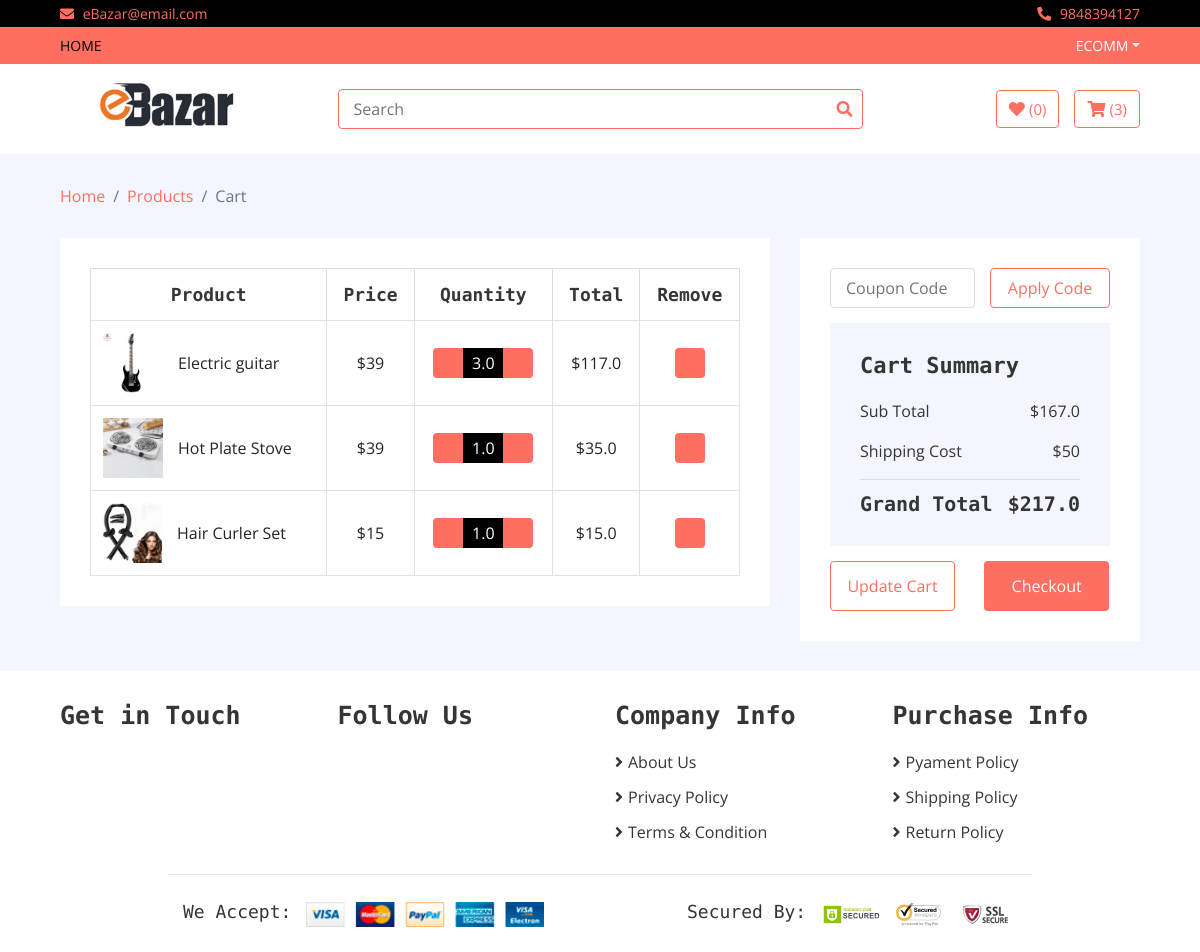
Before: /my_cart (signed in) with the older database file.
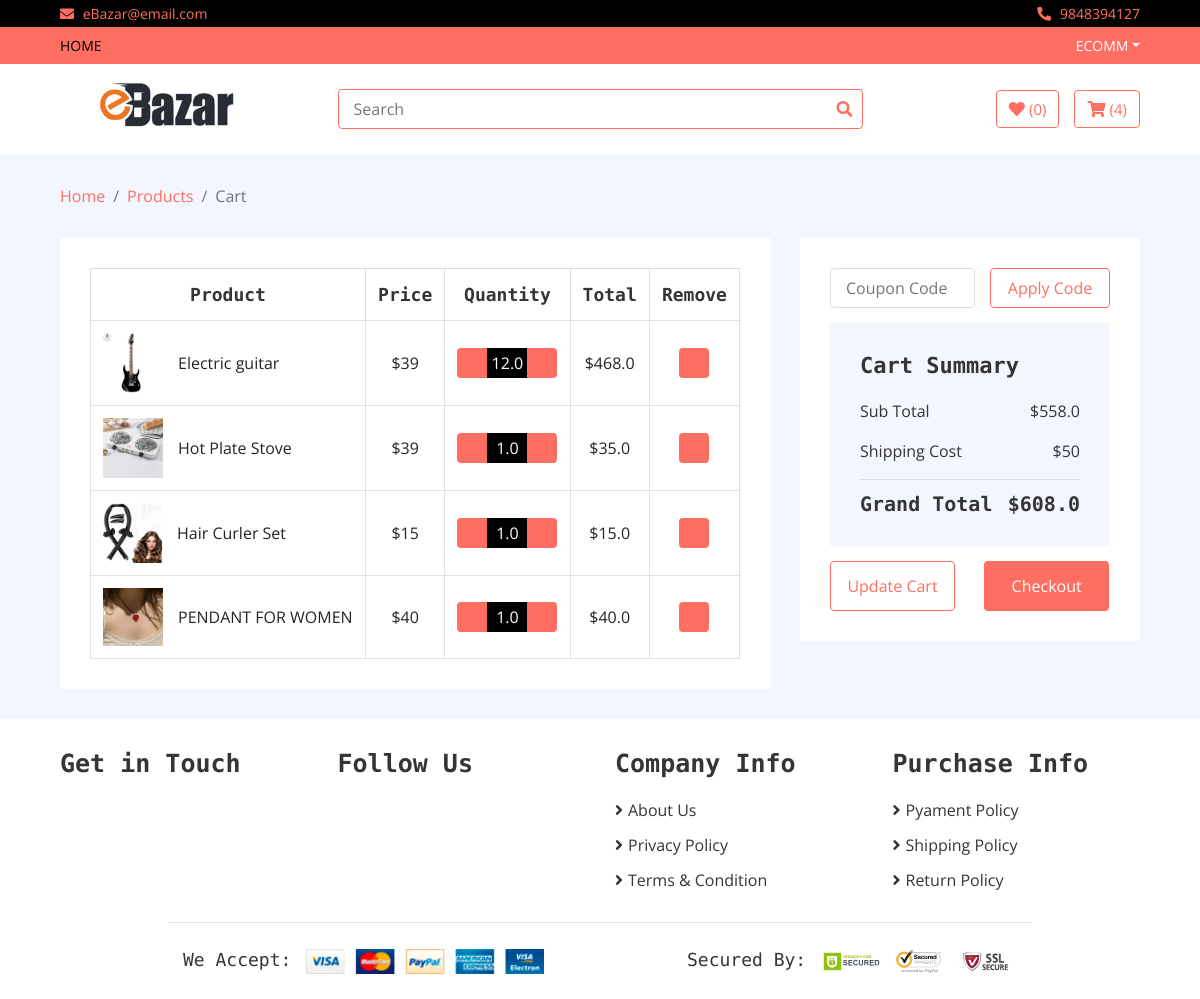
After: the same page with the newer database file.
### home/models.py (models this page shows, shortened)
class Cart(models.Model):
    username = models.CharField(max_length=300)
    slug = models.CharField(max_length=500)
    item = models.ForeignKey(product,on_delete=models.CASCADE)
    quantity = models.FloatField(default = 1)
    checkout = models.BooleanField(default = False)
    total = models.FloatField()
    date = models.DateTimeField(auto_now_add=True)

class product(models.Model):
    name = models.CharField(max_length=500)
    iamge = models.ImageField(upload_to='media')
    price = models.IntegerField()
    discounted_price = models.IntegerField(default = 0)
    slug = models.CharField(max_length=500)
    category = models.ForeignKey(Category,on_delete=models.CASCADE)
    brand = models.ForeignKey(Brand, on_delete=models.CASCADE)
    description = models.TextField(blank=True)
    specification = models.TextField(blank=True)
    label = models.CharField(choices=LABELS,blank = True, max_length=25)
    stock = models.CharField(choices=STOCK,blank = True,max_length=25)

### home/views.py (the view)
# urls.py: path("my_cart",CartView.as_view(),name = "my_cart"),
class CartView(BaseView):
    def get(self,request):
        try:
            username = request.user.username
            self.views['count_cart'] = Cart.objects.filter(username=username, checkout=False).count()
        except:
            pass
        carts = Cart.objects.filter(username = username,checkout = False)
        self.views['cart_product'] = carts
        all_total = 0
        for i in carts:
            all_total = all_total + i.total
        self.views['all_total'] = all_total
        self.views['grand_total'] = all_total + 50
        return render(request,'cart.html',self.views)

### templates/cart.html
{% extends 'base.html' %}
{% load static %}
{% block content %}
<div class="breadcrumb-wrap" xmlns="http://www.w3.org/1999/html">
            <div class="container-fluid">
                <ul class="breadcrumb">
                    <li class="breadcrumb-item"><a href="#">Home</a></li>
                    <li class="breadcrumb-item"><a href="#">Products</a></li>
                    <li class="breadcrumb-item active">Cart</li>
                </ul>
            </div>
        </div>
        <div class="cart-page">
            <div class="container-fluid">
                <div class="row">
                    <div class="col-lg-8">
                        <div class="cart-page-inner">
                            <div class="table-responsive">
                                <table class="table table-bordered">
                                    <thead class="thead-dark">
                                        <tr>
                                            <th>Product</th>
                                            <th>Price</th>
                                            <th>Quantity</th>
                                            <th>Total</th>
                                            <th>Remove</th>
                                        </tr>
                                    </thead>
                                    <tbody class="align-middle">
                                    {% for cart in cart_product %}
                                        <tr>
                                            <td>
                                                <div class="img">
                                                    <a href="#"><img src="{{cart.item.iamge.url}}" alt="Image"></a>
                                                    <p>{{cart.item.name}}</p>
                                                </div>
                                            </td>
                                            {% if cart.item.discounted_price > 0 %}
                                            <td>${{cart.item.discounted_price}}</td>
                                            {% else %}
                                            <td>${{cart.item.price}}</td>
                                            {% endif %}
                                            <td>
                                                <div class="qty">
                                                    <button class="btn-minus"><a href = "/reduce_cart/{{cart.slug}}"><i class="fa fa-minus"></i></a></button>
                                                    <input type="text" value="{{cart.quantity}}">
                                                    <button class="btn-plus"><a href = "/add_to_cart/{{cart.slug}}"><i class="fa fa-plus"></i></a></button>
                                                </div>
                                            </td>
                                            <td>${{cart.total}}</td>
                                            <td><button><a href = "/delete_cart/{{cart.slug}}"><i class="fa fa-trash"></i></a></button></td>
                                        </tr>
                                    {% endfor %}
                                    </tbody>
                                </table>
                            </div>
                        </div>
                    </div>
                    <div class="col-lg-4">
                        <div class="cart-page-inner">
                            <div class="row">
                                <div class="col-md-12">
                                    <div class="coupon">
                                        <input type="text" placeholder="Coupon Code">
                                        <button>Apply Code</button>
                                    </div>
                                </div>
                                <div class="col-md-12">
                                    <div class="cart-summary">
                                        <div class="cart-content">
                                            <h1>Cart Summary</h1>
                                            <p>Sub Total<span>${{all_total}}</span></p>
                                            <p>Shipping Cost<span>$50</span></p>
                                            <h2>Grand Total<span>${{grand_total}}</span></h2>
                                        </div>
                                        <div class="cart-btn">
                                            <button>Update Cart</button>
                                            <button>Checkout</button>
                                        </div>
                                    </div>
                                </div>
                            </div>
                        </div>
                    </div>
                </div>
            </div>
        </div>
{% endblock %}

### templates/base.html (shortened to what this page needs)
<!DOCTYPE html>
{% load static %}
<html lang="en">
    <head>
        <link href="https://stackpath.bootstrapcdn.com/bootstrap/4.4.1/css/bootstrap.min.css" rel="stylesheet">
        <link href="https://cdnjs.cloudflare.com/ajax/libs/font-awesome/5.10.0/css/all.min.css" rel="stylesheet">
        <link href="{% static 'lib/slick/slick.css' %}" rel="stylesheet">
        <link href="{% static 'lib/slick/slick-theme.css' %}" rel="stylesheet">
        <link href="{% static 'css/style.css' %}" rel="stylesheet">
    </head>
    <body>
        <div class="top-bar">
            <div class="container-fluid">
                <div class="row">
                    <div class="col-sm-6">
                        <i class="fa fa-envelope"></i>
                        eBazar@email.com
                    </div>
                    <div class="col-sm-6">
                        <i class="fa fa-phone-alt"></i>
                        9848394127
                    </div>
                </div>
            </div>
        </div>
        <div class="nav">
            <div class="container-fluid">
                <nav class="navbar navbar-expand-md bg-dark navbar-dark">
                    <div class="collapse navbar-collapse justify-content-between" id="navbarCollapse">
                        <div class="navbar-nav mr-auto">
                            <a href="/" class="nav-item nav-link active">Home</a>
                        </div>
                        <div class="navbar-nav ml-auto">
                            {% if user.is_authenticated %}
                            <div class="nav-item dropdown">
                                <a href="#" class="nav-link dropdown-toggle" data-toggle="dropdown">{{user.username}}</a>
                            </div>
                            {% endif %}
                        </div>
                    </div>
                </nav>
            </div>
        </div>
        <div class="bottom-bar">
            <div class="container-fluid">
                <div class="row align-items-center">
                    <div class="col-md-3">
                        <div class="logo">
                            <a href="index.html">
                                <img src="{% static 'img/logo.jpg' %}" alt="Logo">
                            </a>
                        </div>
                    </div>
                    <div class="col-md-6">
                        <form method = "GET" action = "/search">
                        <div class="search">
                            <input name = "query" type="text" placeholder="Search">
                            <button type = "submit"><i class="fa fa-search"></i></button>
                        </div>
                        </form>
                    </div>
                    <div class="col-md-3">
                        <div class="user">
                            <a href="wishlist.html" class="btn wishlist">
                                <i class="fa fa-heart"></i>
                                <span>(0)</span>
                            </a>
                            <a href="cart.html" class="btn cart">
                                <i class="fa fa-shopping-cart"></i>
                                <span>({{count_cart}})</span>
                            </a>
                        </div>
                    </div>
                </div>
            </div>
        </div>
{% block content %}
{% endblock %}
        <div class="footer">
            <div class="container-fluid">
                <div class="row">
                    <div class="col-lg-3 col-md-6">
                        <div class="footer-widget">
                            <h2>Get in Touch</h2>
                        </div>
                    </div>
                    <div class="col-lg-3 col-md-6">
                        <div class="footer-widget">
                            <h2>Follow Us</h2>
                        </div>
                    </div>
                    <div class="col-lg-3 col-md-6">
                        <div class="footer-widget">
                            <h2>Company Info</h2>
                            <ul>
                                <li><a href="#">About Us</a></li>
                                <li><a href="#">Privacy Policy</a></li>
                                <li><a href="#">Terms & Condition</a></li>
                            </ul>
                        </div>
                    </div>
                    <div class="col-lg-3 col-md-6">
                        <div class="footer-widget">
                            <h2>Purchase Info</h2>
                            <ul>
                                <li><a href="#">Pyament Policy</a></li>
                                <li><a href="#">Shipping Policy</a></li>
                                <li><a href="#">Return Policy</a></li>
                            </ul>
                        </div>
                    </div>
                </div>
                <div class="row payment align-items-center">
                    <div class="col-md-6">
                        <div class="payment-method">
                            <h2>We Accept:</h2>
                            <img src="{% static 'img/payment-method.png' %}" alt="Payment Method" />
                        </div>
                    </div>
                    <div class="col-md-6">
                        <div class="payment-security">
                            <h2>Secured By:</h2>
                            <img src="{% static 'img/godaddy.svg' %}" alt="Payment Security" />
                            <img src="{% static 'img/norton.svg' %}" alt="Payment Security" />
                            <img src="{% static 'img/ssl.svg' %}" alt="Payment Security" />
                        </div>
                    </div>
                </div>
            </div>
        </div>
    </body>
</html>

Changed rows visible on the page:
changed Cart "Electric guitar": quantity "3.0" → "12.0"; total "117.0" → "468.0"
added Cart: item.iamge (picture), item.name "PENDANT FOR WOMEN", item.discounted_price "40", quantity "1.0", total "40.0"
Other visible differences:
{{ count_cart }}: "3" → "4"
{{ all_total }}: "167.0" → "558.0"
{{ grand_total }}: "217.0" → "608.0"
